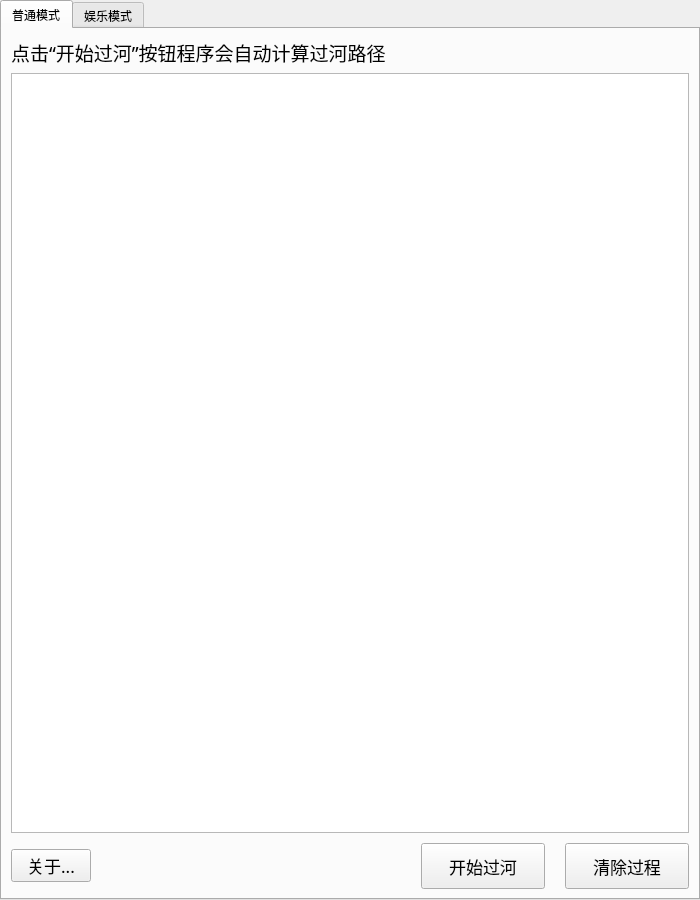
<?xml version="1.0" encoding="UTF-8"?>
<ui version="4.0">
 <class>MainWindow</class>
 <widget class="QMainWindow" name="MainWindow">
  <property name="geometry">
   <rect>
    <x>0</x>
    <y>0</y>
    <width>700</width>
    <height>900</height>
   </rect>
  </property>
  <property name="sizePolicy">
   <sizepolicy hsizetype="Expanding" vsizetype="Expanding">
    <horstretch>0</horstretch>
    <verstretch>0</verstretch>
   </sizepolicy>
  </property>
  <property name="minimumSize">
   <size>
    <width>700</width>
    <height>900</height>
   </size>
  </property>
  <property name="maximumSize">
   <size>
    <width>700</width>
    <height>900</height>
   </size>
  </property>
  <property name="font">
   <font>
    <weight>75</weight>
    <bold>true</bold>
   </font>
  </property>
  <property name="windowTitle">
   <string>野人过河</string>
  </property>
  <widget class="QWidget" name="centralwidget">
   <property name="sizePolicy">
    <sizepolicy hsizetype="Expanding" vsizetype="Expanding">
     <horstretch>0</horstretch>
     <verstretch>0</verstretch>
    </sizepolicy>
   </property>
   <widget class="QTabWidget" name="tabWidget">
    <property name="geometry">
     <rect>
      <x>0</x>
      <y>0</y>
      <width>700</width>
      <height>900</height>
     </rect>
    </property>
    <property name="minimumSize">
     <size>
      <width>600</width>
      <height>800</height>
     </size>
    </property>
    <property name="maximumSize">
     <size>
      <width>700</width>
      <height>900</height>
     </size>
    </property>
    <property name="font">
     <font>
      <family>Fira Sans</family>
      <weight>50</weight>
      <bold>false</bold>
     </font>
    </property>
    <property name="tabShape">
     <enum>QTabWidget::Rounded</enum>
    </property>
    <property name="currentIndex">
     <number>0</number>
    </property>
    <property name="elideMode">
     <enum>Qt::ElideNone</enum>
    </property>
    <property name="tabsClosable">
     <bool>false</bool>
    </property>
    <property name="movable">
     <bool>false</bool>
    </property>
    <widget class="QWidget" name="tab">
     <attribute name="title">
      <string>普通模式</string>
     </attribute>
     <layout class="QVBoxLayout" name="verticalLayout_2">
      <item>
       <widget class="QLabel" name="label_2">
        <property name="font">
         <font>
          <pointsize>14</pointsize>
         </font>
        </property>
        <property name="text">
         <string>点击“开始过河”按钮程序会自动计算过河路径</string>
        </property>
       </widget>
      </item>
      <item>
       <layout class="QVBoxLayout" name="verticalLayout" stretch="50,3">
        <property name="spacing">
         <number>10</number>
        </property>
        <item>
         <widget class="QListWidget" name="listWidget">
          <property name="sizePolicy">
           <sizepolicy hsizetype="Preferred" vsizetype="Preferred">
            <horstretch>0</horstretch>
            <verstretch>0</verstretch>
           </sizepolicy>
          </property>
          <property name="font">
           <font>
            <family>Noto Sans CJK SC</family>
            <pointsize>24</pointsize>
            <weight>75</weight>
            <bold>true</bold>
           </font>
          </property>
         </widget>
        </item>
        <item>
         <layout class="QHBoxLayout" name="horizontalLayout" stretch="0,20,8,8">
          <property name="spacing">
           <number>20</number>
          </property>
          <item>
           <widget class="QPushButton" name="btn_about">
            <property name="font">
             <font>
              <pointsize>13</pointsize>
             </font>
            </property>
            <property name="text">
             <string>关于...</string>
            </property>
           </widget>
          </item>
          <item>
           <spacer name="horizontalSpacer">
            <property name="orientation">
             <enum>Qt::Horizontal</enum>
            </property>
            <property name="sizeHint" stdset="0">
             <size>
              <width>40</width>
              <height>20</height>
             </size>
            </property>
           </spacer>
          </item>
          <item>
           <widget class="QPushButton" name="btn_start">
            <property name="sizePolicy">
             <sizepolicy hsizetype="Minimum" vsizetype="Expanding">
              <horstretch>0</horstretch>
              <verstretch>0</verstretch>
             </sizepolicy>
            </property>
            <property name="font">
             <font>
              <family>Fira Sans</family>
              <pointsize>13</pointsize>
              <weight>50</weight>
              <italic>false</italic>
              <bold>false</bold>
              <underline>false</underline>
              <strikeout>false</strikeout>
              <kerning>true</kerning>
             </font>
            </property>
            <property name="text">
             <string>开始过河</string>
            </property>
           </widget>
          </item>
          <item>
           <widget class="QPushButton" name="btn_clear">
            <property name="sizePolicy">
             <sizepolicy hsizetype="Minimum" vsizetype="Expanding">
              <horstretch>0</horstretch>
              <verstretch>0</verstretch>
             </sizepolicy>
            </property>
            <property name="font">
             <font>
              <family>Fira Sans</family>
              <pointsize>13</pointsize>
              <weight>50</weight>
              <italic>false</italic>
              <bold>false</bold>
              <underline>false</underline>
              <strikeout>false</strikeout>
              <kerning>true</kerning>
             </font>
            </property>
            <property name="text">
             <string>清除过程</string>
            </property>
           </widget>
          </item>
         </layout>
        </item>
       </layout>
      </item>
     </layout>
    </widget>
    <widget class="QWidget" name="tab_2">
     <attribute name="title">
      <string>娱乐模式</string>
     </attribute>
     <widget class="QLabel" name="lable_welcome">
      <property name="geometry">
       <rect>
        <x>40</x>
        <y>320</y>
        <width>611</width>
        <height>41</height>
       </rect>
      </property>
      <property name="font">
       <font>
        <pointsize>24</pointsize>
        <weight>75</weight>
        <bold>true</bold>
       </font>
      </property>
      <property name="text">
       <string>在此模式中，你将通过自己探索来完成过河</string>
      </property>
     </widget>
     <widget class="QPushButton" name="btn_ready">
      <property name="geometry">
       <rect>
        <x>260</x>
        <y>550</y>
        <width>171</width>
        <height>61</height>
       </rect>
      </property>
      <property name="font">
       <font>
        <pointsize>18</pointsize>
       </font>
      </property>
      <property name="text">
       <string>开始吧</string>
      </property>
     </widget>
     <widget class="QGroupBox" name="groupBox_choice">
      <property name="geometry">
       <rect>
        <x>10</x>
        <y>0</y>
        <width>680</width>
        <height>861</height>
       </rect>
      </property>
      <property name="font">
       <font>
        <pointsize>18</pointsize>
        <weight>75</weight>
        <italic>false</italic>
        <bold>true</bold>
        <kerning>true</kerning>
       </font>
      </property>
      <property name="title">
       <string/>
      </property>
      <widget class="QLabel" name="label_3">
       <property name="geometry">
        <rect>
         <x>211</x>
         <y>47</y>
         <width>16</width>
         <height>29</height>
        </rect>
       </property>
       <property name="text">
        <string/>
       </property>
      </widget>
      <widget class="QLabel" name="boat">
       <property name="geometry">
        <rect>
         <x>200</x>
         <y>110</y>
         <width>65</width>
         <height>60</height>
        </rect>
       </property>
       <property name="maximumSize">
        <size>
         <width>65</width>
         <height>60</height>
        </size>
       </property>
       <property name="text">
        <string/>
       </property>
       <property name="pixmap">
        <pixmap resource="icons.qrc">:/pics/sailboat.png</pixmap>
       </property>
       <property name="scaledContents">
        <bool>true</bool>
       </property>
      </widget>
      <widget class="QWidget" name="layoutWidget">
       <property name="geometry">
        <rect>
         <x>10</x>
         <y>250</y>
         <width>661</width>
         <height>601</height>
        </rect>
       </property>
       <layout class="QVBoxLayout" name="verticalLayout_5">
        <item>
         <widget class="QLabel" name="label">
          <property name="font">
           <font>
            <pointsize>18</pointsize>
            <weight>50</weight>
            <italic>false</italic>
            <bold>false</bold>
            <kerning>true</kerning>
           </font>
          </property>
          <property name="layoutDirection">
           <enum>Qt::LeftToRight</enum>
          </property>
          <property name="text">
           <string>请自由选择</string>
          </property>
         </widget>
        </item>
        <item>
         <widget class="QListWidget" name="listWidget_choice">
          <property name="font">
           <font>
            <pointsize>28</pointsize>
            <weight>75</weight>
            <italic>false</italic>
            <bold>true</bold>
            <kerning>true</kerning>
           </font>
          </property>
         </widget>
        </item>
        <item>
         <layout class="QHBoxLayout" name="horizontalLayout_8">
          <item>
           <widget class="QPushButton" name="btn_history">
            <property name="font">
             <font>
              <pointsize>14</pointsize>
              <weight>50</weight>
              <italic>false</italic>
              <bold>false</bold>
              <kerning>true</kerning>
             </font>
            </property>
            <property name="text">
             <string/>
            </property>
            <property name="icon">
             <iconset resource="icons.qrc">
              <normaloff>:/pics/btn_history_icon.png</normaloff>:/pics/btn_history_icon.png</iconset>
            </property>
            <property name="iconSize">
             <size>
              <width>52</width>
              <height>32</height>
             </size>
            </property>
           </widget>
          </item>
          <item>
           <spacer name="horizontalSpacer_3">
            <property name="orientation">
             <enum>Qt::Horizontal</enum>
            </property>
            <property name="sizeHint" stdset="0">
             <size>
              <width>40</width>
              <height>20</height>
             </size>
            </property>
           </spacer>
          </item>
          <item>
           <widget class="QPushButton" name="btn_restart">
            <property name="font">
             <font>
              <pointsize>16</pointsize>
              <weight>50</weight>
              <italic>false</italic>
              <bold>false</bold>
              <kerning>true</kerning>
             </font>
            </property>
            <property name="text">
             <string>重新开始</string>
            </property>
           </widget>
          </item>
         </layout>
        </item>
       </layout>
      </widget>
      <widget class="QWidget" name="layoutWidget">
       <property name="geometry">
        <rect>
         <x>480</x>
         <y>70</y>
         <width>196</width>
         <height>140</height>
        </rect>
       </property>
       <layout class="QVBoxLayout" name="verticalLayout_4">
        <property name="spacing">
         <number>0</number>
        </property>
        <item>
         <layout class="QHBoxLayout" name="horizontalLayout_3">
          <property name="spacing">
           <number>0</number>
          </property>
          <item>
           <widget class="QLabel" name="label_right_goodman">
            <property name="minimumSize">
             <size>
              <width>64</width>
              <height>64</height>
             </size>
            </property>
            <property name="maximumSize">
             <size>
              <width>64</width>
              <height>64</height>
             </size>
            </property>
            <property name="font">
             <font>
              <pointsize>18</pointsize>
              <weight>75</weight>
              <italic>false</italic>
              <bold>true</bold>
              <kerning>true</kerning>
             </font>
            </property>
            <property name="text">
             <string/>
            </property>
            <property name="pixmap">
             <pixmap resource="icons.qrc">:/pics/goodman.png</pixmap>
            </property>
            <property name="scaledContents">
             <bool>true</bool>
            </property>
           </widget>
          </item>
          <item>
           <widget class="QLabel" name="label_right_goodman_2">
            <property name="minimumSize">
             <size>
              <width>64</width>
              <height>64</height>
             </size>
            </property>
            <property name="maximumSize">
             <size>
              <width>64</width>
              <height>64</height>
             </size>
            </property>
            <property name="font">
             <font>
              <pointsize>18</pointsize>
              <weight>75</weight>
              <italic>false</italic>
              <bold>true</bold>
              <kerning>true</kerning>
             </font>
            </property>
            <property name="text">
             <string/>
            </property>
            <property name="pixmap">
             <pixmap resource="icons.qrc">:/pics/goodman.png</pixmap>
            </property>
            <property name="scaledContents">
             <bool>true</bool>
            </property>
           </widget>
          </item>
          <item>
           <widget class="QLabel" name="label_right_goodman_3">
            <property name="minimumSize">
             <size>
              <width>64</width>
              <height>64</height>
             </size>
            </property>
            <property name="maximumSize">
             <size>
              <width>64</width>
              <height>64</height>
             </size>
            </property>
            <property name="font">
             <font>
              <pointsize>18</pointsize>
              <weight>75</weight>
              <italic>false</italic>
              <bold>true</bold>
              <kerning>true</kerning>
             </font>
            </property>
            <property name="text">
             <string/>
            </property>
            <property name="pixmap">
             <pixmap resource="icons.qrc">:/pics/goodman.png</pixmap>
            </property>
            <property name="scaledContents">
             <bool>true</bool>
            </property>
           </widget>
          </item>
         </layout>
        </item>
        <item>
         <layout class="QHBoxLayout" name="horizontalLayout_4">
          <property name="spacing">
           <number>0</number>
          </property>
          <item>
           <widget class="QLabel" name="label_right_wild">
            <property name="minimumSize">
             <size>
              <width>64</width>
              <height>64</height>
             </size>
            </property>
            <property name="maximumSize">
             <size>
              <width>64</width>
              <height>64</height>
             </size>
            </property>
            <property name="font">
             <font>
              <pointsize>18</pointsize>
              <weight>75</weight>
              <italic>false</italic>
              <bold>true</bold>
              <kerning>true</kerning>
             </font>
            </property>
            <property name="text">
             <string/>
            </property>
            <property name="pixmap">
             <pixmap resource="icons.qrc">:/pics/wild.png</pixmap>
            </property>
            <property name="scaledContents">
             <bool>true</bool>
            </property>
           </widget>
          </item>
          <item>
           <widget class="QLabel" name="label_right_wild_2">
            <property name="minimumSize">
             <size>
              <width>64</width>
              <height>64</height>
             </size>
            </property>
            <property name="maximumSize">
             <size>
              <width>64</width>
              <height>64</height>
             </size>
            </property>
            <property name="font">
             <font>
              <pointsize>18</pointsize>
              <weight>75</weight>
              <italic>false</italic>
              <bold>true</bold>
              <kerning>true</kerning>
             </font>
            </property>
            <property name="text">
             <string/>
            </property>
            <property name="pixmap">
             <pixmap resource="icons.qrc">:/pics/wild.png</pixmap>
            </property>
            <property name="scaledContents">
             <bool>true</bool>
            </property>
           </widget>
          </item>
          <item>
           <widget class="QLabel" name="label_right_wild_3">
            <property name="minimumSize">
             <size>
              <width>64</width>
              <height>64</height>
             </size>
            </property>
            <property name="maximumSize">
             <size>
              <width>64</width>
              <height>64</height>
             </size>
            </property>
            <property name="font">
             <font>
              <pointsize>18</pointsize>
              <weight>75</weight>
              <italic>false</italic>
              <bold>true</bold>
              <kerning>true</kerning>
             </font>
            </property>
            <property name="text">
             <string/>
            </property>
            <property name="pixmap">
             <pixmap resource="icons.qrc">:/pics/wild.png</pixmap>
            </property>
            <property name="scaledContents">
             <bool>true</bool>
            </property>
           </widget>
          </item>
         </layout>
        </item>
       </layout>
      </widget>
      <widget class="QWidget" name="layoutWidget">
       <property name="geometry">
        <rect>
         <x>10</x>
         <y>70</y>
         <width>196</width>
         <height>140</height>
        </rect>
       </property>
       <layout class="QVBoxLayout" name="verticalLayout_3">
        <property name="spacing">
         <number>0</number>
        </property>
        <item>
         <layout class="QHBoxLayout" name="horizontalLayout_2">
          <property name="spacing">
           <number>0</number>
          </property>
          <item>
           <widget class="QLabel" name="label_left_goodman">
            <property name="minimumSize">
             <size>
              <width>64</width>
              <height>64</height>
             </size>
            </property>
            <property name="maximumSize">
             <size>
              <width>64</width>
              <height>64</height>
             </size>
            </property>
            <property name="font">
             <font>
              <pointsize>18</pointsize>
              <weight>75</weight>
              <italic>false</italic>
              <bold>true</bold>
              <kerning>true</kerning>
             </font>
            </property>
            <property name="text">
             <string/>
            </property>
            <property name="pixmap">
             <pixmap resource="icons.qrc">:/pics/goodman.png</pixmap>
            </property>
            <property name="scaledContents">
             <bool>true</bool>
            </property>
           </widget>
          </item>
          <item>
           <widget class="QLabel" name="label_left_goodman_2">
            <property name="minimumSize">
             <size>
              <width>64</width>
              <height>64</height>
             </size>
            </property>
            <property name="maximumSize">
             <size>
              <width>64</width>
              <height>64</height>
             </size>
            </property>
            <property name="font">
             <font>
              <pointsize>18</pointsize>
              <weight>75</weight>
              <italic>false</italic>
              <bold>true</bold>
              <kerning>true</kerning>
             </font>
            </property>
            <property name="text">
             <string/>
            </property>
            <property name="pixmap">
             <pixmap resource="icons.qrc">:/pics/goodman.png</pixmap>
            </property>
            <property name="scaledContents">
             <bool>true</bool>
            </property>
           </widget>
          </item>
          <item>
           <widget class="QLabel" name="label_left_goodman_3">
            <property name="minimumSize">
             <size>
              <width>64</width>
              <height>64</height>
             </size>
            </property>
            <property name="maximumSize">
             <size>
              <width>64</width>
              <height>64</height>
             </size>
            </property>
            <property name="font">
             <font>
              <pointsize>18</pointsize>
              <weight>75</weight>
              <italic>false</italic>
              <bold>true</bold>
              <kerning>true</kerning>
             </font>
            </property>
            <property name="text">
             <string/>
            </property>
            <property name="pixmap">
             <pixmap resource="icons.qrc">:/pics/goodman.png</pixmap>
            </property>
            <property name="scaledContents">
             <bool>true</bool>
            </property>
           </widget>
          </item>
         </layout>
        </item>
        <item>
         <layout class="QHBoxLayout" name="horizontalLayout_5">
          <property name="spacing">
           <number>0</number>
          </property>
          <item>
           <widget class="QLabel" name="label_left_wild">
            <property name="minimumSize">
             <size>
              <width>64</width>
              <height>64</height>
             </size>
            </property>
            <property name="maximumSize">
             <size>
              <width>64</width>
              <height>64</height>
             </size>
            </property>
            <property name="font">
             <font>
              <pointsize>18</pointsize>
              <weight>75</weight>
              <italic>false</italic>
              <bold>true</bold>
              <kerning>true</kerning>
             </font>
            </property>
            <property name="text">
             <string/>
            </property>
            <property name="pixmap">
             <pixmap resource="icons.qrc">:/pics/wild.png</pixmap>
            </property>
            <property name="scaledContents">
             <bool>true</bool>
            </property>
           </widget>
          </item>
          <item>
           <widget class="QLabel" name="label_left_wild_2">
            <property name="minimumSize">
             <size>
              <width>64</width>
              <height>64</height>
             </size>
            </property>
            <property name="maximumSize">
             <size>
              <width>64</width>
              <height>64</height>
             </size>
            </property>
            <property name="font">
             <font>
              <pointsize>18</pointsize>
              <weight>75</weight>
              <italic>false</italic>
              <bold>true</bold>
              <kerning>true</kerning>
             </font>
            </property>
            <property name="text">
             <string/>
            </property>
            <property name="pixmap">
             <pixmap resource="icons.qrc">:/pics/wild.png</pixmap>
            </property>
            <property name="scaledContents">
             <bool>true</bool>
            </property>
           </widget>
          </item>
          <item>
           <widget class="QLabel" name="label_left_wild_3">
            <property name="minimumSize">
             <size>
              <width>64</width>
              <height>64</height>
             </size>
            </property>
            <property name="maximumSize">
             <size>
              <width>64</width>
              <height>64</height>
             </size>
            </property>
            <property name="font">
             <font>
              <pointsize>18</pointsize>
              <weight>75</weight>
              <italic>false</italic>
              <bold>true</bold>
              <kerning>true</kerning>
             </font>
            </property>
            <property name="text">
             <string/>
            </property>
            <property name="pixmap">
             <pixmap resource="icons.qrc">:/pics/wild.png</pixmap>
            </property>
            <property name="scaledContents">
             <bool>true</bool>
            </property>
           </widget>
          </item>
         </layout>
        </item>
       </layout>
      </widget>
     </widget>
     <zorder>groupBox_choice</zorder>
     <zorder>lable_welcome</zorder>
     <zorder>btn_ready</zorder>
    </widget>
   </widget>
  </widget>
 </widget>
 <resources>
  <include location="icons.qrc"/>
 </resources>
 <connections/>
</ui>
